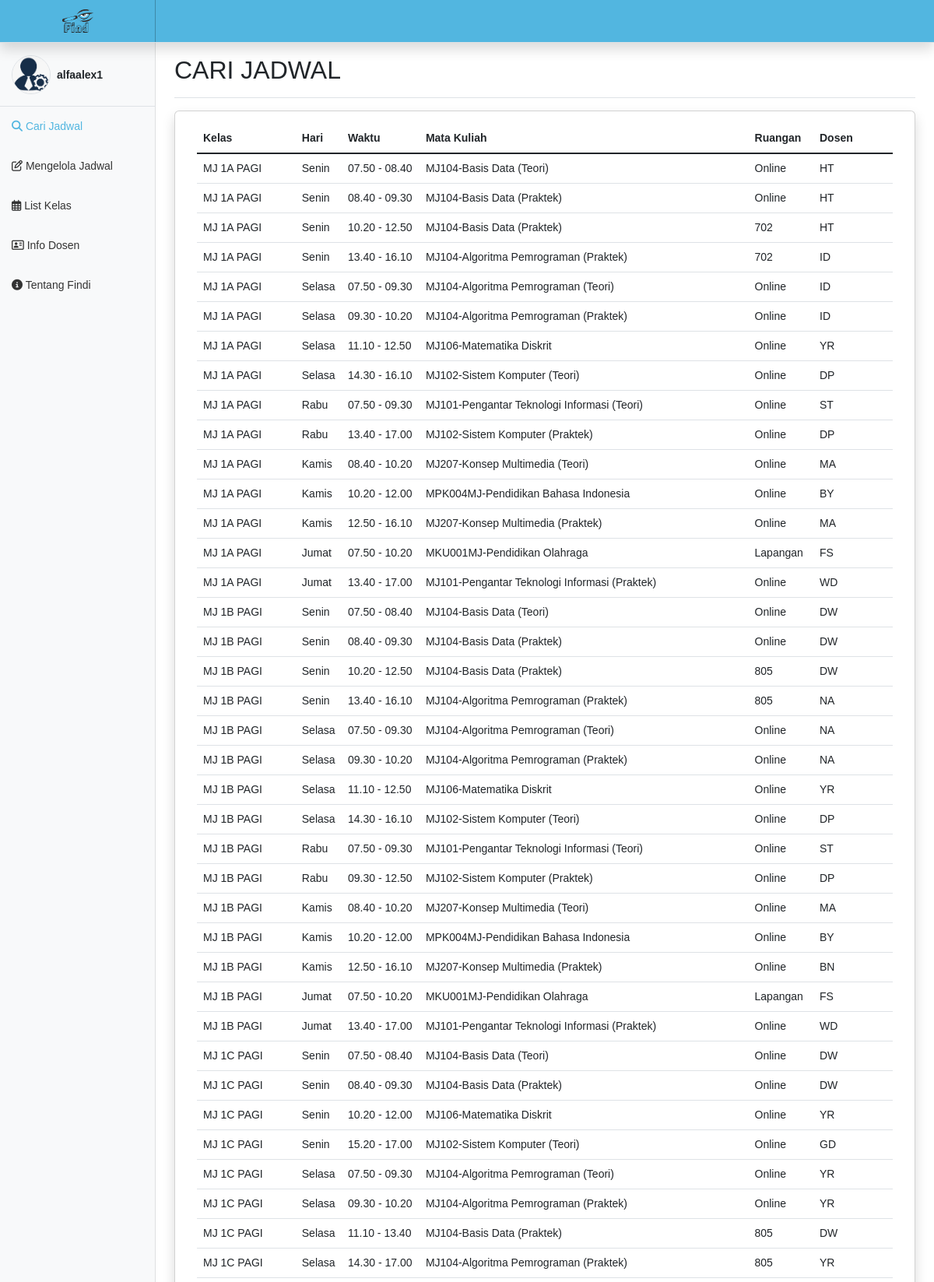
The app's page /index.php (signed in, upper part) with its own data.
### tables this page shows
CREATE TABLE `jadwalkuliah` (
  `id_jadwal` int(11) NOT NULL,
  `jam` varchar(20) NOT NULL,
  `mata_kuliah` varchar(100) NOT NULL,
  `hari` varchar(10) NOT NULL,
  `ruangan` varchar(10) NOT NULL,
  `dosen` varchar(255) NOT NULL,
  `kelas` varchar(255) NOT NULL
);

### index.php (the view, shortened to what this page needs)
<?php
require_once 'koneksi.php';
$result = mysqli_query($conn, "SELECT * FROM jadwalkuliah");
include_once 'template/header.php';
include_once 'template/navbar.php';
?>
<div class="row">
    <main class="col-md-9 ms-sm-auto col-lg-10 px-md-4">
        <div class="d-flex flex-wrap flex-md-nowrap align-items-center pt-3 pb-2 mb-3 border-bottom">
            <h1 class="h2" id="headercarijadwal">CARI JADWAL</h1>
        </div>
        <div class="card shadow">
            <div class="card-body">
                <div class="container-fluid table-responsive">
                    <table id="mengelolajadwal" class="table tables-sm align-middle table-hover">
                        <thead>
                            <tr>
                                <th scope="col">Kelas</th>
                                <th scope="col">Hari</th>
                                <th scope="col">Waktu</th>
                                <th scope="col">Mata Kuliah</th>
                                <th scope="col">Ruangan</th>
                                <th scope="col">Dosen</th>
                            </tr>
                        </thead>
                        <tbody class="table table-group-divider">
                            <?php while ($row = mysqli_fetch_assoc($result)) : ?>
                                <tr>
                                    <td><?php echo $row['kelas']; ?></td>
                                    <td><?php echo $row['hari']; ?></td>
                                    <td><?php echo $row['jam']; ?></td>
                                    <td><?php echo $row['mata_kuliah']; ?></td>
                                    <td><?php echo $row['ruangan']; ?></td>
                                    <td><?php echo $row['dosen']; ?></td>
                                </tr>
                            <?php endwhile; ?>
                        </tbody>
                    </table>
                </div>
            </div>
        </div>
    </main>
</div>
</div>
<?php include_once 'template/footer.php'; ?>

### css/dashboard.css (style rules this page uses)
body { font-size: 0.875rem; padding: 0; margin: 0; }
* { margin: 0; padding: 0; box-sizing: border-box; font-family: "Poppins", sans-serif; }

### records on screen
jadwalkuliah: kelas "MJ 1A PAGI", hari "Senin", jam "07.50 - 08.40", mata_kuliah "MJ104-Basis Data (Teori)", ruangan "Online", dosen "HT"
jadwalkuliah: kelas "MJ 1A PAGI", hari "Senin", jam "08.40 - 09.30", mata_kuliah "MJ104-Basis Data (Praktek)", ruangan "Online", dosen "HT"
jadwalkuliah: kelas "MJ 1A PAGI", hari "Senin", jam "10.20 - 12.50", mata_kuliah "MJ104-Basis Data (Praktek)", ruangan "702", dosen "HT"
jadwalkuliah: kelas "MJ 1A PAGI", hari "Senin", jam "13.40 - 16.10", mata_kuliah "MJ104-Algoritma Pemrograman (Praktek)", ruangan "702", dosen "ID"
jadwalkuliah: kelas "MJ 1A PAGI", hari "Selasa", jam "07.50 - 09.30", mata_kuliah "MJ104-Algoritma Pemrograman (Teori)", ruangan "Online", dosen "ID"
jadwalkuliah: kelas "MJ 1A PAGI", hari "Selasa", jam "09.30 - 10.20", mata_kuliah "MJ104-Algoritma Pemrograman (Praktek)", ruangan "Online", dosen "ID"
jadwalkuliah: kelas "MJ 1A PAGI", hari "Selasa", jam "11.10 - 12.50", mata_kuliah "MJ106-Matematika Diskrit", ruangan "Online", dosen "YR"
jadwalkuliah: kelas "MJ 1A PAGI", hari "Selasa", jam "14.30 - 16.10", mata_kuliah "MJ102-Sistem Komputer (Teori)", ruangan "Online", dosen "DP"
jadwalkuliah: kelas "MJ 1A PAGI", hari "Rabu", jam "07.50 - 09.30", mata_kuliah "MJ101-Pengantar Teknologi Informasi (Teori)", ruangan "Online", dosen "ST"
jadwalkuliah: kelas "MJ 1A PAGI", hari "Rabu", jam "13.40 - 17.00", mata_kuliah "MJ102-Sistem Komputer (Praktek)", ruangan "Online", dosen "DP"
jadwalkuliah: kelas "MJ 1A PAGI", hari "Kamis", jam "08.40 - 10.20", mata_kuliah "MJ207-Konsep Multimedia (Teori)", ruangan "Online", dosen "MA"
jadwalkuliah: kelas "MJ 1A PAGI", hari "Kamis", jam "10.20 - 12.00", mata_kuliah "MPK004MJ-Pendidikan Bahasa Indonesia", ruangan "Online", dosen "BY"
jadwalkuliah: kelas "MJ 1A PAGI", hari "Kamis", jam "12.50 - 16.10", mata_kuliah "MJ207-Konsep Multimedia (Praktek)", ruangan "Online", dosen "MA"
jadwalkuliah: kelas "MJ 1A PAGI", hari "Jumat", jam "07.50 - 10.20", mata_kuliah "MKU001MJ-Pendidikan Olahraga", ruangan "Lapangan", dosen "FS"
jadwalkuliah: kelas "MJ 1A PAGI", hari "Jumat", jam "13.40 - 17.00", mata_kuliah "MJ101-Pengantar Teknologi Informasi (Praktek)", ruangan "Online", dosen "WD"
jadwalkuliah: kelas "MJ 1B PAGI", hari "Senin", jam "07.50 - 08.40", mata_kuliah "MJ104-Basis Data (Teori)", ruangan "Online", dosen "DW"
jadwalkuliah: kelas "MJ 1B PAGI", hari "Senin", jam "08.40 - 09.30", mata_kuliah "MJ104-Basis Data (Praktek)", ruangan "Online", dosen "DW"
jadwalkuliah: kelas "MJ 1B PAGI", hari "Senin", jam "10.20 - 12.50", mata_kuliah "MJ104-Basis Data (Praktek)", ruangan "805", dosen "DW"
jadwalkuliah: kelas "MJ 1B PAGI", hari "Senin", jam "13.40 - 16.10", mata_kuliah "MJ104-Algoritma Pemrograman (Praktek)", ruangan "805", dosen "NA"
jadwalkuliah: kelas "MJ 1B PAGI", hari "Selasa", jam "07.50 - 09.30", mata_kuliah "MJ104-Algoritma Pemrograman (Teori)", ruangan "Online", dosen "NA"
jadwalkuliah: kelas "MJ 1B PAGI", hari "Selasa", jam "09.30 - 10.20", mata_kuliah "MJ104-Algoritma Pemrograman (Praktek)", ruangan "Online", dosen "NA"
jadwalkuliah: kelas "MJ 1B PAGI", hari "Selasa", jam "11.10 - 12.50", mata_kuliah "MJ106-Matematika Diskrit", ruangan "Online", dosen "YR"
jadwalkuliah: kelas "MJ 1B PAGI", hari "Selasa", jam "14.30 - 16.10", mata_kuliah "MJ102-Sistem Komputer (Teori)", ruangan "Online", dosen "DP"
jadwalkuliah: kelas "MJ 1B PAGI", hari "Rabu", jam "07.50 - 09.30", mata_kuliah "MJ101-Pengantar Teknologi Informasi (Teori)", ruangan "Online", dosen "ST"
jadwalkuliah: kelas "MJ 1B PAGI", hari "Rabu", jam "09.30 - 12.50", mata_kuliah "MJ102-Sistem Komputer (Praktek)", ruangan "Online", dosen "DP"
jadwalkuliah: kelas "MJ 1B PAGI", hari "Kamis", jam "08.40 - 10.20", mata_kuliah "MJ207-Konsep Multimedia (Teori)", ruangan "Online", dosen "MA"
jadwalkuliah: kelas "MJ 1B PAGI", hari "Kamis", jam "10.20 - 12.00", mata_kuliah "MPK004MJ-Pendidikan Bahasa Indonesia", ruangan "Online", dosen "BY"
jadwalkuliah: kelas "MJ 1B PAGI", hari "Kamis", jam "12.50 - 16.10", mata_kuliah "MJ207-Konsep Multimedia (Praktek)", ruangan "Online", dosen "BN"
jadwalkuliah: kelas "MJ 1B PAGI", hari "Jumat", jam "07.50 - 10.20", mata_kuliah "MKU001MJ-Pendidikan Olahraga", ruangan "Lapangan", dosen "FS"
jadwalkuliah: kelas "MJ 1B PAGI", hari "Jumat", jam "13.40 - 17.00", mata_kuliah "MJ101-Pengantar Teknologi Informasi (Praktek)", ruangan "Online", dosen "WD"
jadwalkuliah: kelas "MJ 1C PAGI", hari "Senin", jam "07.50 - 08.40", mata_kuliah "MJ104-Basis Data (Teori)", ruangan "Online", dosen "DW"
jadwalkuliah: kelas "MJ 1C PAGI", hari "Senin", jam "08.40 - 09.30", mata_kuliah "MJ104-Basis Data (Praktek)", ruangan "Online", dosen "DW"
jadwalkuliah: kelas "MJ 1C PAGI", hari "Senin", jam "10.20 - 12.00", mata_kuliah "MJ106-Matematika Diskrit", ruangan "Online", dosen "YR"
jadwalkuliah: kelas "MJ 1C PAGI", hari "Senin", jam "15.20 - 17.00", mata_kuliah "MJ102-Sistem Komputer (Teori)", ruangan "Online", dosen "GD"
jadwalkuliah: kelas "MJ 1C PAGI", hari "Selasa", jam "07.50 - 09.30", mata_kuliah "MJ104-Algoritma Pemrograman (Teori)", ruangan "Online", dosen "YR"
jadwalkuliah: kelas "MJ 1C PAGI", hari "Selasa", jam "09.30 - 10.20", mata_kuliah "MJ104-Algoritma Pemrograman (Praktek)", ruangan "Online", dosen "YR"
jadwalkuliah: kelas "MJ 1C PAGI", hari "Selasa", jam "11.10 - 13.40", mata_kuliah "MJ104-Basis Data (Praktek)", ruangan "805", dosen "DW"
jadwalkuliah: kelas "MJ 1C PAGI", hari "Selasa", jam "14.30 - 17.00", mata_kuliah "MJ104-Algoritma Pemrograman (Praktek)", ruangan "805", dosen "YR"

### other values on screen
$_SESSION['username'] "alfaalex1"
